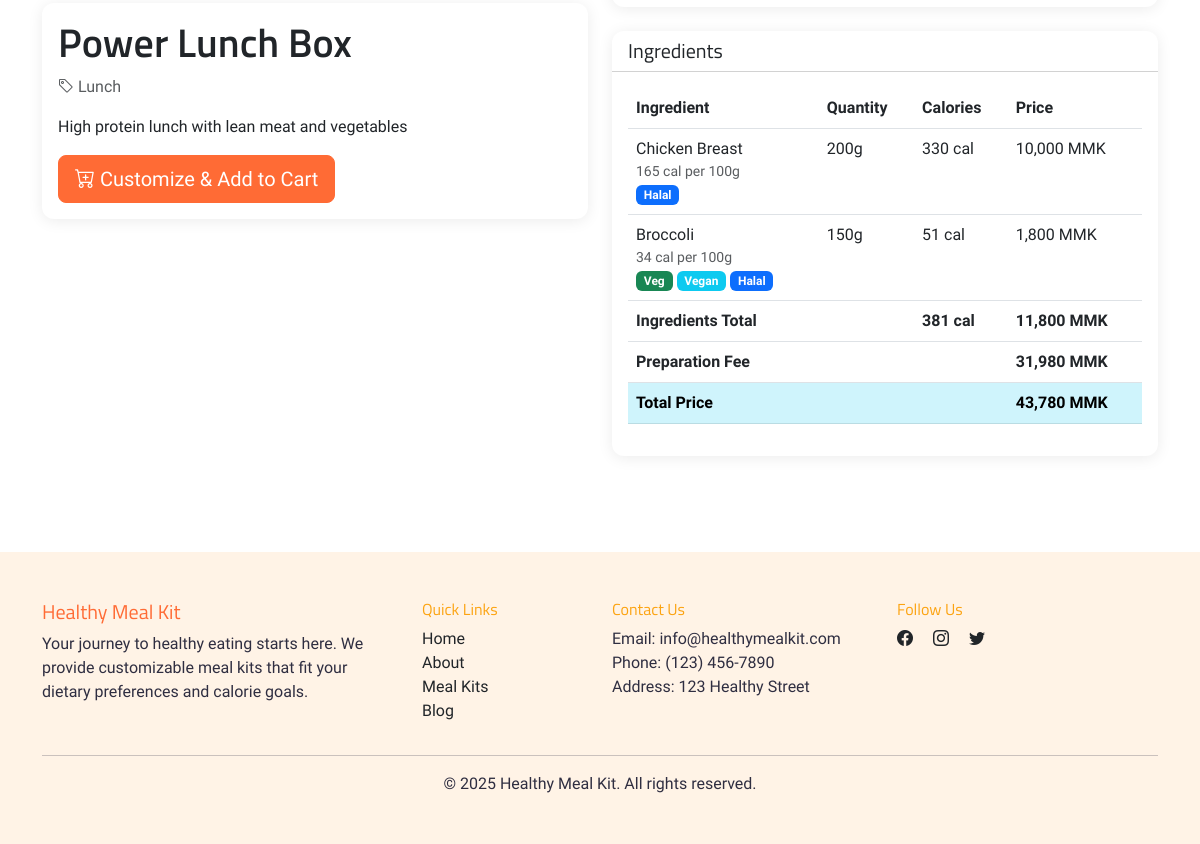
The page /meal-details.php?id=2 (signed in, lower part) on the database as committed earlier.
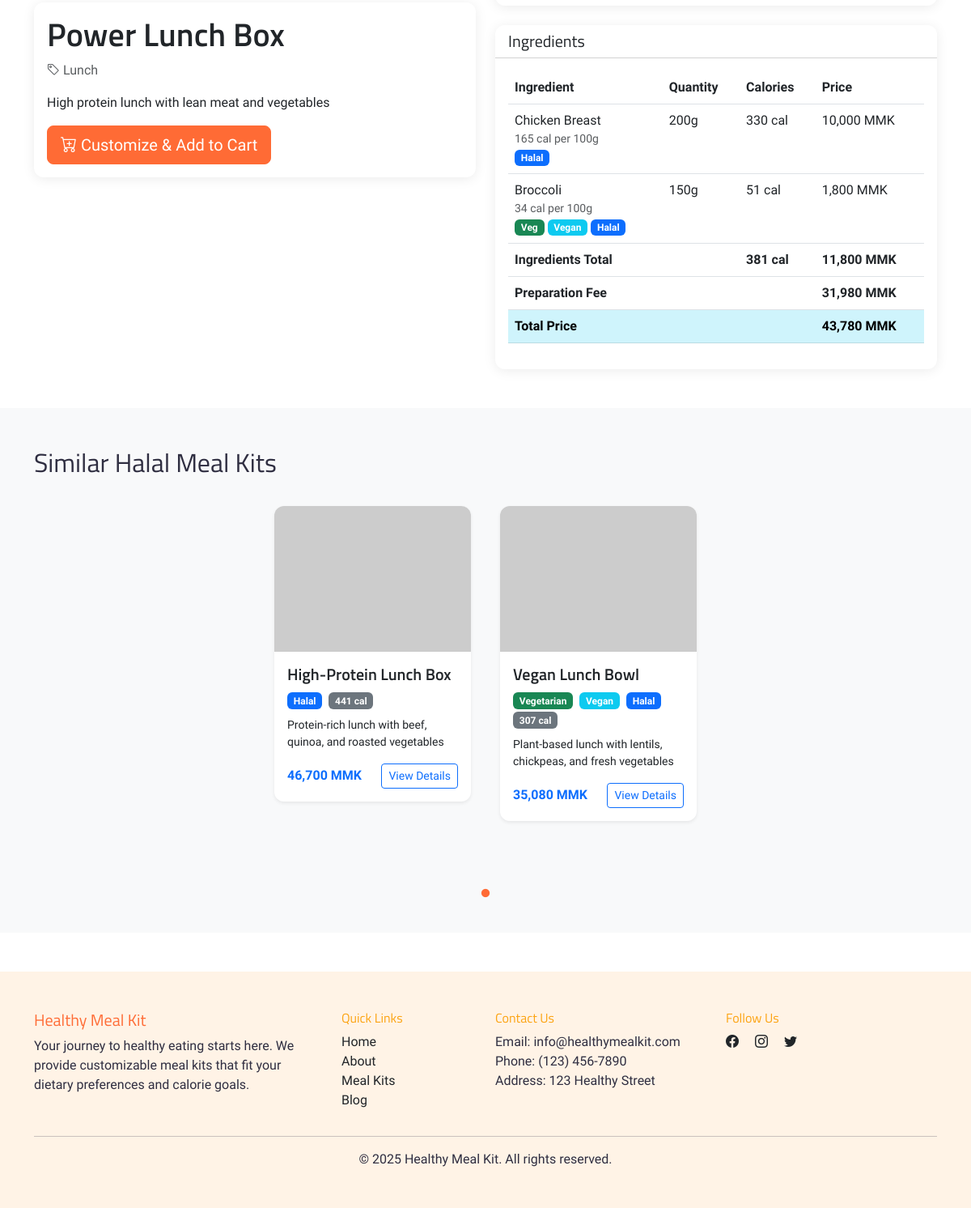
The same page on the database as committed later.
### tables this page shows
CREATE TABLE meal_kit_ingredients (
    meal_kit_id INT,
    ingredient_id INT,
    default_quantity INT,
    FOREIGN KEY (meal_kit_id) REFERENCES meal_kits(meal_kit_id),
    FOREIGN KEY (ingredient_id) REFERENCES ingredients(ingredient_id),
    PRIMARY KEY (meal_kit_id, ingredient_id)
);

CREATE TABLE ingredients (
    ingredient_id INT PRIMARY KEY AUTO_INCREMENT,
    name VARCHAR(100) NOT NULL,
    calories_per_100g DECIMAL(10,2) NOT NULL,
    protein_per_100g DECIMAL(10,2) NOT NULL,
    carbs_per_100g DECIMAL(10,2) NOT NULL,
    fat_per_100g DECIMAL(10,2) NOT NULL,
    price_per_100g INT NOT NULL,
    is_meat TINYINT(1) DEFAULT 0 COMMENT '0: false, 1: true',
    is_vegetarian TINYINT(1) DEFAULT 0 COMMENT '0: false, 1: true',
    is_vegan TINYINT(1) DEFAULT 0 COMMENT '0: false, 1: true',
    is_halal TINYINT(1) DEFAULT 0 COMMENT '0: false, 1: true',
    created_at TIMESTAMP DEFAULT CURRENT_TIMESTAMP
);

CREATE TABLE meal_kits (
    meal_kit_id INT PRIMARY KEY AUTO_INCREMENT,
    name VARCHAR(100) NOT NULL,
    description TEXT NOT NULL,
    category_id INT,
    preparation_price INT NOT NULL,
    base_calories INT NOT NULL COMMENT 'Calculated from sum of ingredients',
    cooking_time INT,
    servings INT,
    image_url VARCHAR(255),
    is_active TINYINT(1) DEFAULT 1 COMMENT '0: inactive, 1: active',
    created_at TIMESTAMP DEFAULT CURRENT_TIMESTAMP,
    FOREIGN KEY (category_id) REFERENCES categories(category_id)
);

### meal-details.php (the view, shortened to what the changed rows need)
<?php
require_once 'config/connection.php';
function get_meal_kit_image_url($image_url_db, $meal_kit_name) {
    if (!$image_url_db) return 'https://placehold.co/800x600/FFF3E6/FF6B35?text=' . urlencode($meal_kit_name);
    $parts = explode('/', trim($_SERVER['SCRIPT_NAME'], '/'));
    $projectBase = '/' . $parts[0];
    return $projectBase . '/uploads/meal-kits/' . $image_url_db;
}
$meal_kit_id = filter_var($_GET['id'], FILTER_VALIDATE_INT);
$stmt = $mysqli->prepare("
    SELECT mk.*, c.name as category_name
    FROM meal_kits mk
    LEFT JOIN categories c ON mk.category_id = c.category_id
    WHERE mk.meal_kit_id = ? AND mk.is_active = 1
");
$stmt->bind_param("i", $meal_kit_id);
$stmt->execute();
$meal_kit = $stmt->get_result()->fetch_assoc();
$stmt = $mysqli->prepare("
    SELECT i.*, mki.default_quantity
    FROM meal_kit_ingredients mki
    JOIN ingredients i ON mki.ingredient_id = i.ingredient_id
    WHERE mki.meal_kit_id = ?
");
$stmt->bind_param("i", $meal_kit_id);
$stmt->execute();
$ingredients = $stmt->get_result();
$total_calories = 0;
$ingredients_list = [];
while ($ingredient = $ingredients->fetch_assoc()) {
    $quantity = $ingredient['default_quantity'];
    $calories = ($ingredient['calories_per_100g'] * $quantity) / 100;
    $protein = ($ingredient['protein_per_100g'] * $quantity) / 100;
    $carbs = ($ingredient['carbs_per_100g'] * $quantity) / 100;
    $fat = ($ingredient['fat_per_100g'] * $quantity) / 100;
    $price = ($ingredient['price_per_100g'] * $quantity) / 100;
    $total_calories += $calories;
    $ingredient['calculated_calories'] = $calories;
    $ingredient['calculated_protein'] = $protein;
    $ingredient['calculated_carbs'] = $carbs;
    $ingredient['calculated_fat'] = $fat;
    $ingredient['calculated_price'] = $price;
    $ingredients_list[] = $ingredient;
}
?>
<!DOCTYPE html>
<html lang="en">
<head>
    <link href="https://cdn.jsdelivr.net/npm/bootstrap@5.3.0/dist/css/bootstrap.min.css" rel="stylesheet">
    <link rel="stylesheet" href="https://cdn.jsdelivr.net/npm/bootstrap-icons@1.11.3/font/bootstrap-icons.min.css">
    <link rel="stylesheet" href="https://cdn.jsdelivr.net/npm/slick-carousel@1.8.1/slick/slick.css">
    <link rel="stylesheet" href="https://cdn.jsdelivr.net/npm/slick-carousel@1.8.1/slick/slick-theme.css">
    <link rel="stylesheet" href="assets/css/style.css">
</head>
<body>
    <div class="container py-5">
        <div class="row">
            <div class="col-lg-6 mb-4">
                <div class="card mb-4">
                    <div class="card-body">
                        <h1 class="card-title"><?php echo htmlspecialchars($meal_kit['name']); ?></h1>
                    </div>
                </div>
            </div>
            <div class="col-lg-6">
                <div class="card">
                    <div class="card-body">
                        <div class="table-responsive">
                            <table class="table">
                                <thead>
                                    <tr>
                                        <th>Ingredient</th>
                                        <th>Quantity</th>
                                        <th>Calories</th>
                                        <th>Price</th>
                                    </tr>
                                </thead>
                                <tbody>
                                    <?php foreach ($ingredients_list as $ingredient): ?>
                                    <tr>
                                        <td>
                                            <?php echo htmlspecialchars($ingredient['name']); ?>
                                            <small
                                                class="text-muted d-block"><?php echo round($ingredient['calories_per_100g']); ?>
                                                cal per 100g</small>
                                            <?php if ($ingredient['is_vegetarian'] == 1): ?>
                                            <span class="badge bg-success">Veg</span>
                                            <?php endif; ?>
                                            <?php if ($ingredient['is_vegan'] == 1): ?>
                                            <span class="badge bg-info">Vegan</span>
                                            <?php endif; ?>
                                            <?php if ($ingredient['is_halal'] == 1): ?>
                                            <span class="badge bg-primary">Halal</span>
                                            <?php endif; ?>
                                        </td>
                                        <td><?php echo $ingredient['default_quantity']; ?>g</td>
                                        <td><?php echo round($ingredient['calculated_calories']); ?> cal</td>
                                        <td><?php echo number_format($ingredient['calculated_price'], 0); ?> MMK</td>
                                    </tr>
                                    <?php endforeach; ?>
                                </tbody>
                            </table>
                        </div>
                    </div>
                </div>
            </div>
        </div>
    </div>
    <?php
    $dietary_query = $mysqli->prepare("
        SELECT
            SUM(CASE WHEN i.is_vegetarian = 0 THEN 1 ELSE 0 END) as non_vegetarian_count,
            SUM(CASE WHEN i.is_vegan = 0 THEN 1 ELSE 0 END) as non_vegan_count,
            SUM(CASE WHEN i.is_halal = 0 THEN 1 ELSE 0 END) as non_halal_count
        FROM meal_kit_ingredients mki
        JOIN ingredients i ON mki.ingredient_id = i.ingredient_id
        WHERE mki.meal_kit_id = ?
    ");
    $dietary_query->bind_param("i", $meal_kit_id);
    $dietary_query->execute();
    $dietary_result = $dietary_query->get_result()->fetch_assoc();
    $is_vegetarian = ($dietary_result['non_vegetarian_count'] == 0);
    $is_vegan = ($dietary_result['non_vegan_count'] == 0);
    $is_halal = ($dietary_result['non_halal_count'] == 0);
    $current_meal_calories = $total_calories;
    $query = "
        SELECT mk.*, c.name as category_name,
               SUM(i.calories_per_100g * mki.default_quantity / 100) as base_calories,
               SUM(i.price_per_100g * mki.default_quantity / 100) as ingredients_price,
               ABS(SUM(i.calories_per_100g * mki.default_quantity / 100) - ?) as calorie_difference
        FROM meal_kits mk
        LEFT JOIN categories c ON mk.category_id = c.category_id
        LEFT JOIN meal_kit_ingredients mki ON mk.meal_kit_id = mki.meal_kit_id
        LEFT JOIN ingredients i ON mki.ingredient_id = i.ingredient_id
        WHERE mk.is_active = 1
        AND mk.meal_kit_id != ?
    ";
    $params = [$current_meal_calories, $meal_kit_id];
    $types = "ii";
    $dietary_conditions = [];
    if ($is_vegan) {
        $dietary_conditions[] = "NOT EXISTS (
            SELECT 1 FROM meal_kit_ingredients mki2
            JOIN ingredients i2 ON mki2.ingredient_id = i2.ingredient_id
            WHERE mki2.meal_kit_id = mk.meal_kit_id
            AND i2.is_vegan = 0
        )";
    } elseif ($is_halal) {
        $dietary_conditions[] = "NOT EXISTS (
            SELECT 1 FROM meal_kit_ingredients mki2
            JOIN ingredients i2 ON mki2.ingredient_id = i2.ingredient_id
            WHERE mki2.meal_kit_id = mk.meal_kit_id
            AND i2.is_halal = 0
        )";
    }
    $calorie_min = $current_meal_calories * 0.8;
    $calorie_max = $current_meal_calories * 1.2;
    $query .= " AND mk.category_id = ? ";
    $params[] = $meal_kit['category_id'];
    $types .= "i";
    $query .= " GROUP BY mk.meal_kit_id";
    if (!empty($dietary_conditions)) {
        $query .= " HAVING (" . implode(" OR ", $dietary_conditions) . ")";
        $query .= " AND base_calories BETWEEN ? AND ?";
        $params[] = $calorie_min;
        $params[] = $calorie_max;
        $types .= "dd";
    } else {
        $query .= " HAVING base_calories BETWEEN ? AND ?";
        $params[] = $calorie_min;
        $params[] = $calorie_max;
        $types .= "dd";
    }
    $query .= " ORDER BY calorie_difference ASC LIMIT 10";
    $stmt = $mysqli->prepare($query);
    $stmt->bind_param($types, ...$params);
    $stmt->execute();
    $similar_meal_kits = $stmt->get_result();
    $similar_title = "Similar Meal Kits";
    if ($is_vegan) {
        $similar_title = "Similar Vegan Meal Kits";
    } elseif ($is_vegetarian) {
        $similar_title = "Similar Vegetarian Meal Kits";
    } elseif ($is_halal) {
        $similar_title = "Similar Halal Meal Kits";
    }
    if ($similar_meal_kits->num_rows > 0):
    ?>
    <section class="py-5 bg-light">
        <div class="container">
            <h2 class="mb-4"><?php echo $similar_title; ?></h2>
            <div class="similar-meal-kits-slider">
                <?php while ($similar = $similar_meal_kits->fetch_assoc()):
                    $total_price = $similar['preparation_price'] + ($similar['ingredients_price'] ?? 0);
                    $check_dietary_query = $mysqli->prepare("
                        SELECT
                            MIN(i.is_vegetarian) as is_vegetarian,
                            MIN(i.is_vegan) as is_vegan,
                            MIN(i.is_halal) as is_halal
                        FROM meal_kit_ingredients mki
                        JOIN ingredients i ON mki.ingredient_id = i.ingredient_id
                        WHERE mki.meal_kit_id = ?
                    ");
                    $check_dietary_query->bind_param("i", $similar['meal_kit_id']);
                    $check_dietary_query->execute();
                    $dietary_info = $check_dietary_query->get_result()->fetch_assoc();
                    $is_meal_vegetarian = $dietary_info ? $dietary_info['is_vegetarian'] == 1 : false;
                    $is_meal_vegan = $dietary_info ? $dietary_info['is_vegan'] == 1 : false;
                    $is_meal_halal = $dietary_info ? $dietary_info['is_halal'] == 1 : false;
                ?>
                <div class="px-2">
                    <div class="card h-100 shadow-sm">
                        <?php $similar_img_url = get_meal_kit_image_url($similar['image_url'], $similar['name']); ?>
                        <img src="<?php echo htmlspecialchars($similar_img_url); ?>" class="card-img-top" alt="<?php echo htmlspecialchars($similar['name']); ?>" style="height: 180px; object-fit: cover;">
                        <div class="card-body d-flex flex-column">
                            <h5 class="card-title"><?php echo htmlspecialchars($similar['name']); ?></h5>
                            <div class="mb-2">
                                <?php if ($is_meal_vegetarian): ?>
                                <span class="badge bg-success me-1">Vegetarian</span>
                                <?php endif; ?>
                                <?php if ($is_meal_vegan): ?>
                                <span class="badge bg-info me-1">Vegan</span>
                                <?php endif; ?>
                                <?php if ($is_meal_halal): ?>
                                <span class="badge bg-primary me-1">Halal</span>
                                <?php endif; ?>
                                <span class="badge bg-secondary"><?php echo round($similar['base_calories']); ?> cal</span>
                            </div>
                            <p class="card-text small mb-3"><?php echo mb_strimwidth(htmlspecialchars($similar['description']), 0, 80, "..."); ?></p>
                            <div class="d-flex justify-content-between align-items-center mt-auto">
                                <strong class="text-primary"><?php echo number_format($total_price, 0); ?> MMK</strong>
                                <a href="meal-details.php?id=<?php echo $similar['meal_kit_id']; ?>" class="btn btn-outline-primary btn-sm">View Details</a>
                            </div>
                        </div>
                    </div>
                </div>
                <?php endwhile; ?>
            </div>
        </div>
    </section>
    <?php endif; ?>
</body>
</html>

Rows that differ between the two databases and show on the page:
added meal_kits: name "High-Protein Lunch Box", base_calories "441", description "Protein-rich lunch with beef, quinoa, and roasted vegetables", total_price "46,700"
added meal_kits: name "Vegan Lunch Bowl", shows "Vegetarian", base_calories "307", description "Plant-based lunch with lentils, chickpeas, and fresh vegetables", total_price "35,080"
Other text that changed with them:
$similar_title: (not shown) → "Similar Halal Meal Kits"
